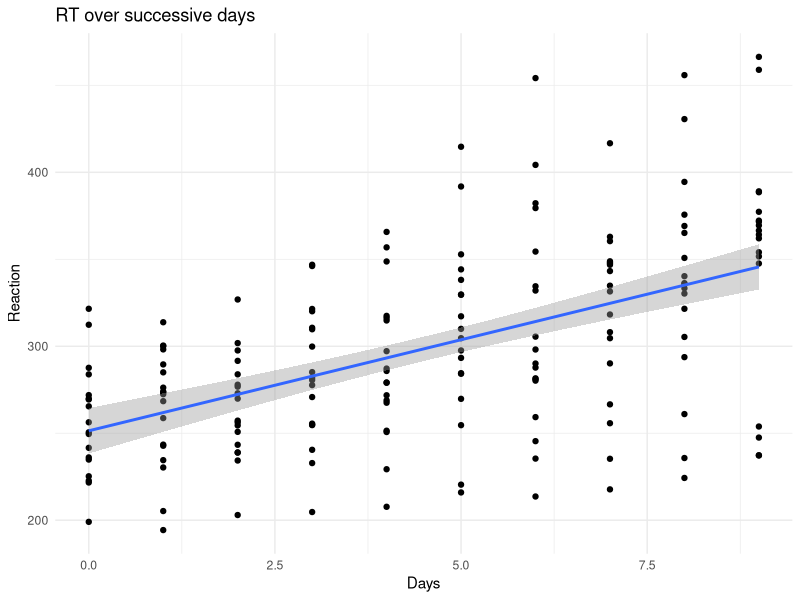
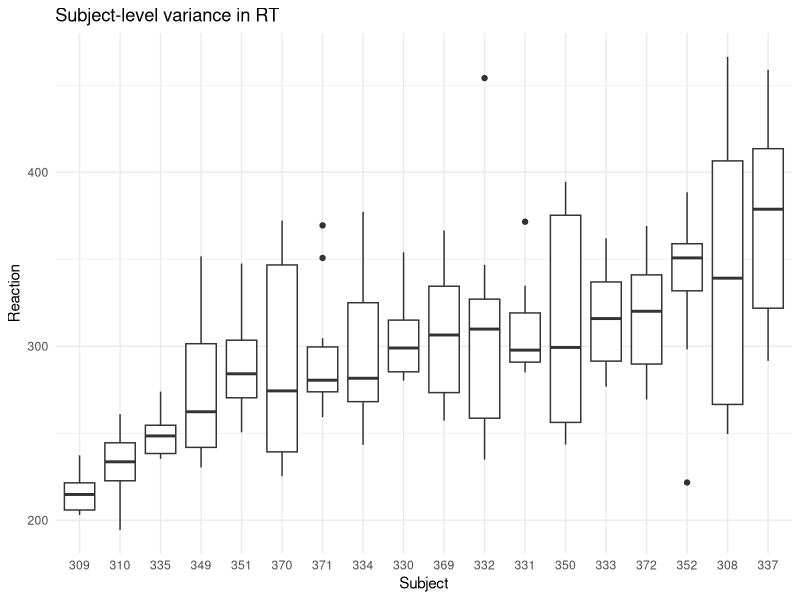
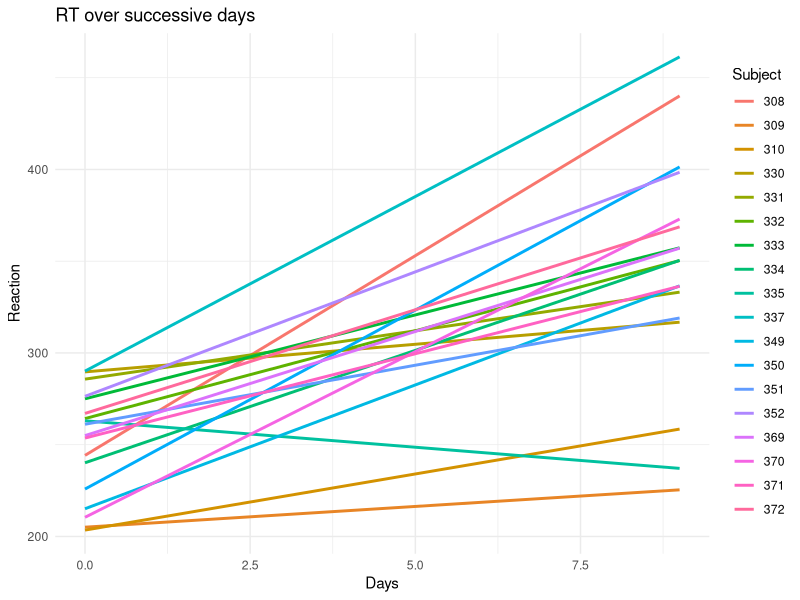

R code for these plots, in order:
### Curso Taller de R para investigadores 
### Script parte 3 - modelos mixtos

### Modelos mixtos
library(lme4)
library(ggplot2)

# interceptos aleatorios
# repuesta ~ fixed_effects + (1 | random_effects)

# pendientes aleatorios
# repuesta ~ fixed_effects + (fixed_effects | random_effects)

# cargamos los datos

# estos datos contienen un estudio acerca de deprivacion de sue;o
# Los datos son de tiempo de respuesta promedio (en ms) 
# luego de n-dias de deprivacion.
# Hay datos de 18 individuos en total, con un total de 180 observaciones;
head(lme4::sleepstudy)
length(unique(sleepstudy$Subject))

# graficando un modelo que asume independencia de observaciones

# pipe operator, original version %>% from library(magrittr) 
sleepstudy |>
  ggplot(aes(x = Days,
             y = Reaction)) +
  geom_point() +
  geom_smooth(method = "lm") +
  labs(title = "RT over successive days") +
  theme_minimal()

# modelo lineal agnóstico (sin reportar variabilidad 
# entre individuos)
naive_model <- lm(data = sleepstudy,
                 Reaction ~ Days)
summary(naive_model)

# mostrando la no-independencia al graficar por individuo
sleepstudy |>
  ggplot(aes(x = reorder(Subject, Reaction),
             y = Reaction)) +
  geom_boxplot() +
  labs(title = "Subject-level variance in RT",
       x = "Subject") +
  theme_minimal()

# respuestas individuales
sleepstudy |>
  ggplot(aes(x = Days,
             y = Reaction,
             color = Subject)) +
  # geom_point() +
  geom_smooth(method = "lm", se = FALSE) +
  labs(title = "RT over successive days") +
  theme_minimal()

# modelo con interceptos y pendientes aleatorias
model_full <- lmer(data = sleepstudy,
                   Reaction ~ Days + (1 + Days | Subject),
                   REML = FALSE)
summary(model_full)

# noten que ya no se muestra en el summary los valores de significancia
# de los coeficientes: esto es para promover la contrastacion con modelo
# nulo, que en este caso seria el modelo SOLO CON EFECTOS ALEATORIOS

# guardamos en un objeto el modelo nulo (solo efectos aleatorios)
model_reduced <- lmer(data = sleepstudy,
                     Reaction ~ (1 + Days | Subject),
                     REML = FALSE)

# y usamos ANOVA para compararlo con el modelo completo 
# (efectos fijos y aleatorios)
comparison <- anova(model_full, model_reduced)
comparison

# ahora evaluamos la direccion del efecto de la cantidad 
# de dias sin dormir sobre el tiempo de respuesta en milisegundos
coef_days <- fixef(model_full)["Days"]
coef_days

VarCorr(model_full)

# print the random effects
# ranef(mod_int)

